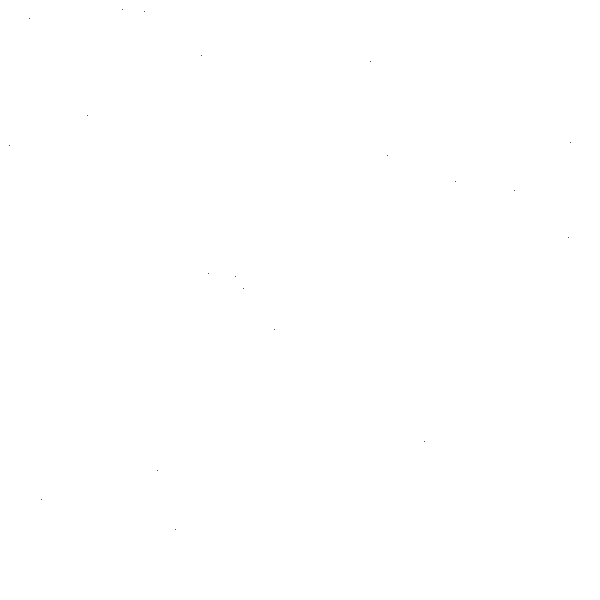
Frame 1 (no input)
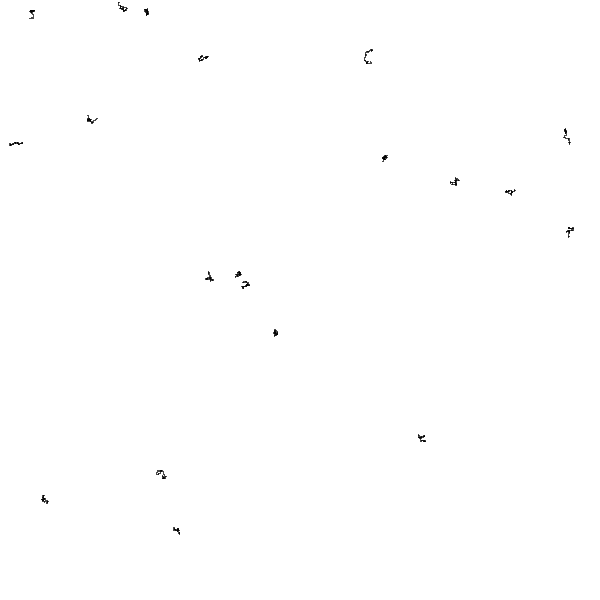
Frame 60 (the mouse pressed at the canvas centre just before this capture)
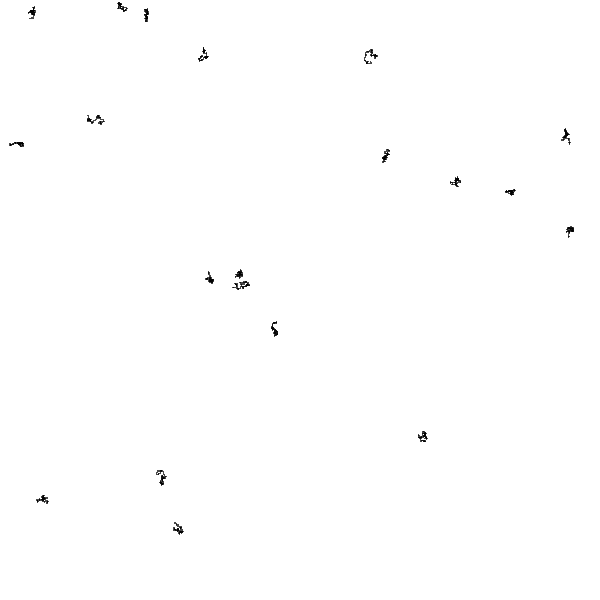
Frame 120 (the mouse held since frame 60 and released just before this capture)

The Processing sketch that drew these frames (run headless with seeded random() and noise(); from frame 60 on, the mouse is pressed at the canvas centre):

// Processing sketch: Sketch_06_Object_Oriented_Array
// ── Sketch_06_Object_Oriented_Array.pde
ArrayList<Pt> points = new ArrayList<Pt>();

void setup() {
  size(600, 600);
  background(255);
  
  for (int i=0; i<20; i++) {
    Pt point = new Pt((int) random(width), (int) random(height)); 
    points.add(point);
  }
}

void draw() {

    for (int i=0; i<points.size(); i++) {
       points.get(i).draw();
       points.get(i).step(); 
      
      // Same as below where we use a temporary Pt object instead
      // Pt currentPoint = points.get(i);
      // pt.draw();
      // pt.step();
    }


}
// ── Pt.pde
class Pt {

  // Variables
  int x;
  int y;

  // Constructor(s)
  // called when doing Pt pt = new Pt();
  Pt() {
    x = 0;
    y = 0;
  }

  // Other constructor with parameters
  // called when doing Pt pt = new Pt(10, 20);
  Pt(int x, int y) {
    this.x = x;
    this.y = y;
  }

  // Method(s)
  void draw() {
     point(x, y); 
  }
  
  
  void step() {
    float r = random(1);

    if (r < 0.25) {
      x++;
    } else if (r < 0.5) {
      x--;
    } else if (r < 0.75) {
      y++;
    } else { 
      y--;
    }
  }
}
